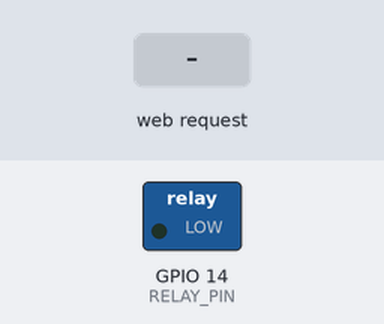
A program run on a simulated ESP32-S3. On the bench: switched loads named in the program (green lamp = pin HIGH). The test bench sets the inputs (shaded band). Random numbers use the default seed unless the program sets one.

Above: at 1.2 s.
1.3 s: HTTP request GET /button?pressed=2 received
At 4.36 s:
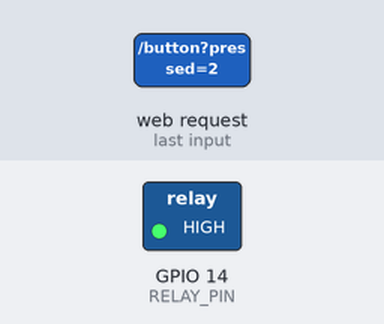
Timing chart, 0 to 10.3 s (numbered marks = the images above; inputs shaded):
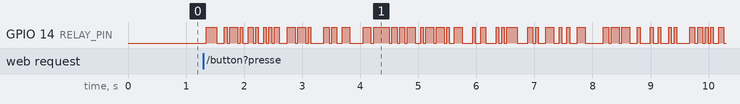

The program:

main.cpp
```cpp
#include <Arduino.h>
#include <WiFi.h>
#include <ESPAsyncWebServer.h>

const char* ssid = "cuidadoconlamina";
const char* password = "12345678";

#define RELAY_PIN 14

int interval = 45;
unsigned long previousMillis = 0;  // Stores the last time the LED state was updated

bool relayValue = false;

AsyncWebServer server(80);
String btDevicesList = "[]";
String fileList = "[]";  // Store the list of files here


// Function to handle button press requests
void handleButtonPress(AsyncWebServerRequest *request) {
  if (request->hasParam("pressed")) {
    String button = request->getParam("pressed")->value();

    if (button == "2") {
      relayValue = !relayValue;
    }

    // No need to send any acknowledgment to the client
    request->send(200);  // Optionally send a 200 OK response
  } else {
    // Handle the case where the "pressed" parameter is missing
    request->send(400, "text/plain", "Missing 'pressed' parameter");
  }
}

void setup() {

  pinMode(RELAY_PIN, OUTPUT);

  digitalWrite(RELAY_PIN, LOW);

  randomSeed(analogRead(0));

  // Initialize Wi-Fi as an access point
  WiFi.softAP(ssid, password);

  // Define HTTP GET endpoint for "/button"
  server.on("/button", handleButtonPress);

  // Start the server
  server.begin();
}

void relayLightingLoop() {
  unsigned long currentMillis = millis();  // Get the current time in milliseconds

  // Check if 50ms have passed since the last update
  if (currentMillis - previousMillis >= interval) {
    previousMillis = currentMillis;  // Save the last update time

    // Generate a random value (0 or 1) and set it to the LED pin
    int randomValue = random(0, 2);  // Random value between 0 and 1
    digitalWrite(RELAY_PIN, randomValue == 1 ? HIGH : LOW);
  }
}

void loop() {
  if (relayValue) {
    relayLightingLoop();
  } else {
    digitalWrite(RELAY_PIN, LOW);
  }
}
```
